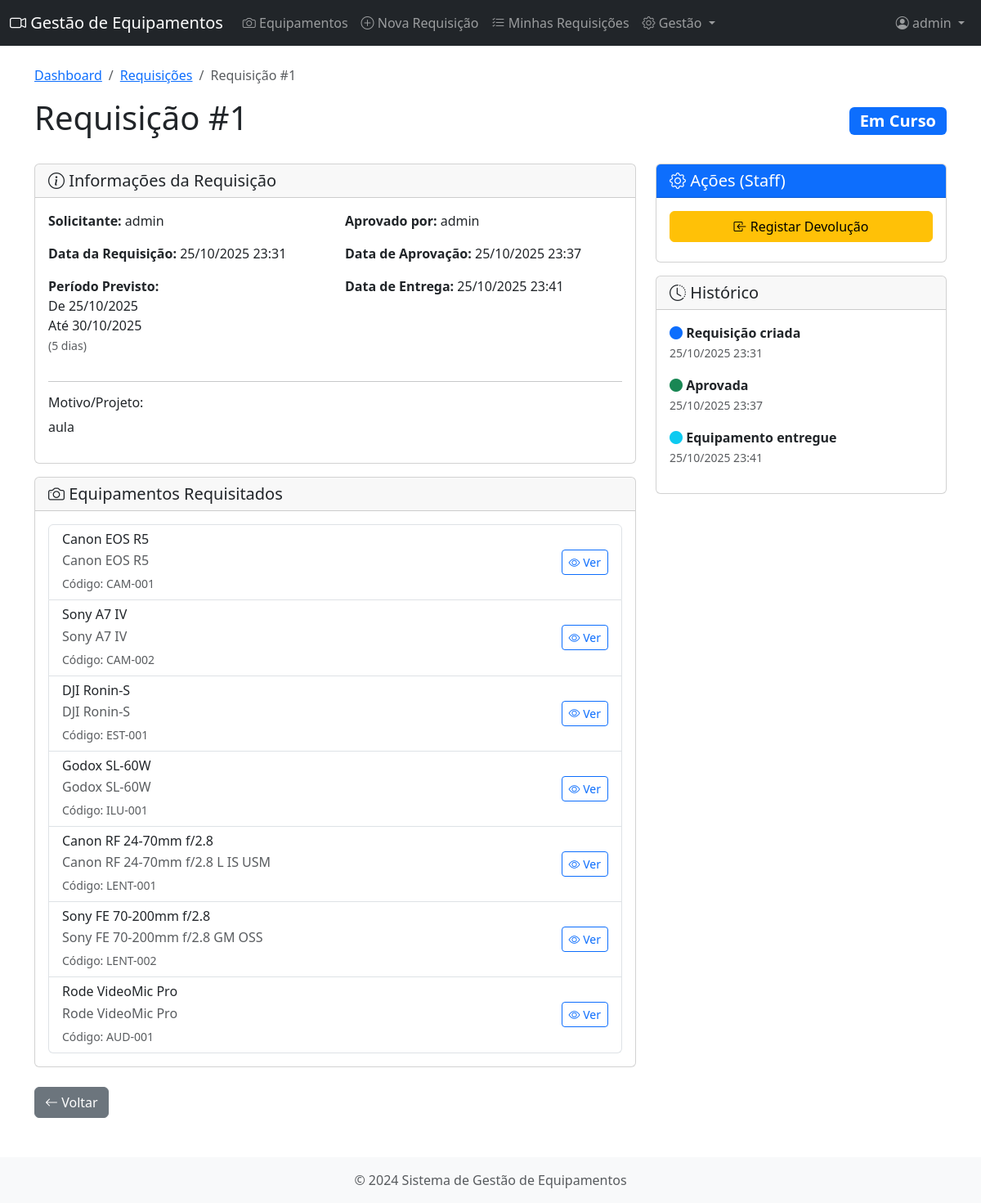
The page /requisicoes/1/ (signed in) on the database its author committed.
### equipamentos/models.py (models this page shows, shortened)
class Requisicao(models.Model):
    ESTADO_CHOICES = [
        ('pendente', 'Pendente'),
        ('aprovada', 'Aprovada'),
        ('rejeitada', 'Rejeitada'),
        ('em_curso', 'Em Curso'),
        ('concluida', 'Concluída'),
        ('atrasada', 'Atrasada'),
    ]
    utilizador = models.ForeignKey(User, on_delete=models.PROTECT, related_name='requisicoes')
    equipamentos = models.ManyToManyField(Equipamento, related_name='requisicoes')
    data_requisicao = models.DateTimeField(auto_now_add=True)
    data_inicio_prevista = models.DateField()
    data_fim_prevista = models.DateField()
    data_entrega_real = models.DateTimeField(null=True, blank=True)
    data_devolucao_real = models.DateTimeField(null=True, blank=True)
    motivo = models.TextField(help_text="Motivo/projeto para o qual necessita do equipamento")
    observacoes_requisicao = models.TextField(blank=True)
    observacoes_aprovacao = models.TextField(blank=True)
    observacoes_devolucao = models.TextField(blank=True)
    estado = models.CharField(max_length=20, choices=ESTADO_CHOICES, default='pendente')
    aprovado_por = models.ForeignKey(User, on_delete=models.SET_NULL, null=True, blank=True,
                                     related_name='requisicoes_aprovadas')
    data_aprovacao = models.DateTimeField(null=True, blank=True)
    class Meta:
        verbose_name = "Requisição"
        verbose_name_plural = "Requisições"
        ordering = ['-data_requisicao']
    def duracao_prevista(self):
        if self.data_inicio_prevista and self.data_fim_prevista:
            return (self.data_fim_prevista - self.data_inicio_prevista).days
        return 0

class Equipamento(models.Model):
    ESTADO_CHOICES = [
        ('disponivel', 'Disponível'),
        ('emprestado', 'Emprestado'),
        ('manutencao', 'Em Manutenção'),
        ('inativo', 'Inativo'),
    ]
    categoria = models.ForeignKey(CategoriaEquipamento, on_delete=models.PROTECT, related_name='equipamentos')
    nome = models.CharField(max_length=200)
    marca = models.CharField(max_length=100)
    modelo = models.CharField(max_length=100)
    numero_serie = models.CharField(max_length=100, unique=True)
    codigo_interno = models.CharField(max_length=50, unique=True, help_text="Código de identificação interna")
    descricao = models.TextField(blank=True)
    estado = models.CharField(max_length=20, choices=ESTADO_CHOICES, default='disponivel')
    valor_estimado = models.DecimalField(max_digits=10, decimal_places=2, validators=[MinValueValidator(0)])
    data_aquisicao = models.DateField()
    observacoes = models.TextField(blank=True)
    imagem = models.ImageField(upload_to='equipamentos/', blank=True, null=True)
    class Meta:
        verbose_name = "Equipamento"
        verbose_name_plural = "Equipamentos"
        ordering = ['categoria', 'nome']

### equipamentos/views.py (the view)
# urls.py: path('requisicoes/<int:pk>/', views.detalhe_requisicao, name='detalhe_requisicao'),
@login_required
def detalhe_requisicao(request, pk):
    requisicao = get_object_or_404(Requisicao, pk=pk)
    if not request.user.is_staff and requisicao.utilizador != request.user:
        return HttpResponseForbidden("Não tem permissão para ver esta requisição.")
    context = {
        'requisicao': requisicao,
    }
    return render(request, 'equipamentos/detalhe_requisicao.html', context)

### templates/equipamentos/detalhe_requisicao.html (shortened to what this page needs)
{% extends 'base.html' %}
{% block content %}
<nav aria-label="breadcrumb">
    <ol class="breadcrumb">
        <li class="breadcrumb-item"><a href="{% url 'dashboard' %}">Dashboard</a></li>
        <li class="breadcrumb-item"><a href="{% url 'minhas_requisicoes' %}">Requisições</a></li>
        <li class="breadcrumb-item active">Requisição #{{ requisicao.id }}</li>
    </ol>
</nav>
<div class="d-flex justify-content-between align-items-center mb-4">
    <h1>Requisição #{{ requisicao.id }}</h1>
    {% if requisicao.estado == 'pendente' %}
        <span class="badge bg-warning text-dark fs-5">{{ requisicao.get_estado_display }}</span>
    {% elif requisicao.estado == 'aprovada' %}
        <span class="badge bg-success fs-5">{{ requisicao.get_estado_display }}</span>
    {% elif requisicao.estado == 'rejeitada' %}
        <span class="badge bg-danger fs-5">{{ requisicao.get_estado_display }}</span>
    {% elif requisicao.estado == 'em_curso' %}
        <span class="badge bg-primary fs-5">{{ requisicao.get_estado_display }}</span>
    {% elif requisicao.estado == 'concluida' %}
        <span class="badge bg-secondary fs-5">{{ requisicao.get_estado_display }}</span>
    {% endif %}
</div>
<div class="row">
    <div class="col-md-8">
        <div class="card mb-3">
            <div class="card-header">
                <h5 class="mb-0"><i class="bi bi-info-circle"></i> Informações da Requisição</h5>
            </div>
            <div class="card-body">
                <div class="row">
                    <div class="col-md-6">
                        <p><strong>Solicitante:</strong> {{ requisicao.utilizador.get_full_name|default:requisicao.utilizador.username }}</p>
                        <p><strong>Data da Requisição:</strong> {{ requisicao.data_requisicao|date:"d/m/Y H:i" }}</p>
                        <p><strong>Período Previsto:</strong><br>
                           De {{ requisicao.data_inicio_prevista|date:"d/m/Y" }}<br>
                           Até {{ requisicao.data_fim_prevista|date:"d/m/Y" }}<br>
                           <small class="text-muted">({{ requisicao.duracao_prevista }} dias)</small>
                        </p>
                    </div>
                    <div class="col-md-6">
                        {% if requisicao.aprovado_por %}
                        <p><strong>Aprovado por:</strong> {{ requisicao.aprovado_por.get_full_name|default:requisicao.aprovado_por.username }}</p>
                        <p><strong>Data de Aprovação:</strong> {{ requisicao.data_aprovacao|date:"d/m/Y H:i" }}</p>
                        {% endif %}
                        {% if requisicao.data_entrega_real %}
                        <p><strong>Data de Entrega:</strong> {{ requisicao.data_entrega_real|date:"d/m/Y H:i" }}</p>
                        {% endif %}
                    </div>
                </div>
                <hr>
                <h6>Motivo/Projeto:</h6>
                <p>{{ requisicao.motivo }}</p>
            </div>
        </div>
        <div class="card">
            <div class="card-header">
                <h5 class="mb-0"><i class="bi bi-camera"></i> Equipamentos Requisitados</h5>
            </div>
            <div class="card-body">
                <div class="list-group">
                    {% for equipamento in requisicao.equipamentos.all %}
                    <div class="list-group-item">
                        <div class="d-flex justify-content-between align-items-center">
                            <div>
                                <h6 class="mb-1">{{ equipamento.nome }}</h6>
                                <p class="mb-1 text-muted">{{ equipamento.marca }} {{ equipamento.modelo }}</p>
                                <small class="text-muted">Código: {{ equipamento.codigo_interno }}</small>
                            </div>
                            <div>
                                <a href="{% url 'detalhe_equipamento' equipamento.id %}" class="btn btn-sm btn-outline-primary">
                                    <i class="bi bi-eye"></i> Ver
                                </a>
                            </div>
                        </div>
                    </div>
                    {% endfor %}
                </div>
            </div>
        </div>
    </div>
    <div class="col-md-4">
        {% if user.is_staff %}
        <div class="card mb-3">
            <div class="card-header bg-primary text-white">
                <h5 class="mb-0"><i class="bi bi-gear"></i> Ações (Staff)</h5>
            </div>
            <div class="card-body">
                {% if requisicao.estado == 'pendente' %}
                <a href="{% url 'aprovar_requisicao' requisicao.id %}" class="btn btn-success w-100 mb-2">
                    <i class="bi bi-check-circle"></i> Aprovar/Rejeitar
                </a>
                {% elif requisicao.estado == 'aprovada' %}
                <a href="{% url 'registar_entrega' requisicao.id %}" class="btn btn-primary w-100 mb-2">
                    <i class="bi bi-box-arrow-right"></i> Registar Entrega
                </a>
                {% elif requisicao.estado == 'em_curso' %}
                <a href="{% url 'registar_devolucao' requisicao.id %}" class="btn btn-warning w-100 mb-2">
                    <i class="bi bi-box-arrow-in-left"></i> Registar Devolução
                </a>
                {% endif %}
            </div>
        </div>
        {% endif %}
        <div class="card">
            <div class="card-header">
                <h5 class="mb-0"><i class="bi bi-clock-history"></i> Histórico</h5>
            </div>
            <div class="card-body">
                <ul class="list-unstyled">
                    <li class="mb-3">
                        <i class="bi bi-circle-fill text-primary"></i>
                        <strong>Requisição criada</strong><br>
                        <small class="text-muted">{{ requisicao.data_requisicao|date:"d/m/Y H:i" }}</small>
                    </li>
                    {% if requisicao.data_aprovacao %}
                    <li class="mb-3">
                        <i class="bi bi-circle-fill {% if requisicao.estado == 'rejeitada' %}text-danger{% else %}text-success{% endif %}"></i>
                        <strong>{% if requisicao.estado == 'rejeitada' %}Rejeitada{% else %}Aprovada{% endif %}</strong><br>
                        <small class="text-muted">{{ requisicao.data_aprovacao|date:"d/m/Y H:i" }}</small>
                    </li>
                    {% endif %}
                    {% if requisicao.data_entrega_real %}
                    <li class="mb-3">
                        <i class="bi bi-circle-fill text-info"></i>
                        <strong>Equipamento entregue</strong><br>
                        <small class="text-muted">{{ requisicao.data_entrega_real|date:"d/m/Y H:i" }}</small>
                    </li>
                    {% endif %}
                </ul>
            </div>
        </div>
    </div>
</div>
<div class="mt-4">
    <a href="{% url 'minhas_requisicoes' %}" class="btn btn-secondary">
        <i class="bi bi-arrow-left"></i> Voltar
    </a>
</div>
{% endblock %}

### templates/base.html (shortened to what this page needs)
{% load static %}
<!DOCTYPE html>
<html lang="pt">
<head>
    <link href="https://cdn.jsdelivr.net/npm/bootstrap@5.3.0/dist/css/bootstrap.min.css" rel="stylesheet">
    <link rel="stylesheet" href="https://cdn.jsdelivr.net/npm/bootstrap-icons@1.11.0/font/bootstrap-icons.css">
    <link rel="stylesheet" href="{% static 'css/websockets.css' %}">
</head>
<body>
    <nav class="navbar navbar-expand-lg navbar-dark bg-dark">
        <div class="container-fluid">
            <a class="navbar-brand" href="{% url 'dashboard' %}">
                <i class="bi bi-camera-video"></i> Gestão de Equipamentos
            </a>
            <div class="collapse navbar-collapse" id="navbarNav">
                <ul class="navbar-nav me-auto">
                    <li class="nav-item">
                        <a class="nav-link" href="{% url 'listar_equipamentos' %}">
                            <i class="bi bi-camera"></i> Equipamentos
                        </a>
                    </li>
                    <li class="nav-item">
                        <a class="nav-link" href="{% url 'criar_requisicao' %}">
                            <i class="bi bi-plus-circle"></i> Nova Requisição
                        </a>
                    </li>
                    <li class="nav-item">
                        <a class="nav-link" href="{% url 'minhas_requisicoes' %}">
                            <i class="bi bi-list-check"></i> Minhas Requisições
                        </a>
                    </li>
                    {% if user.is_staff %}
                    <li class="nav-item dropdown">
                        <a class="nav-link dropdown-toggle" href="#" role="button" data-bs-toggle="dropdown">
                            <i class="bi bi-gear"></i> Gestão
                        </a>
                    </li>
                    {% endif %}
                </ul>
                <ul class="navbar-nav">
                    <li class="nav-item dropdown">
                        <a class="nav-link dropdown-toggle" href="#" role="button" data-bs-toggle="dropdown">
                            <i class="bi bi-person-circle"></i> {{ user.get_full_name|default:user.username }}
                        </a>
                    </li>
                </ul>
            </div>
        </div>
    </nav>
    <main class="container my-4">
        {% block content %}{% endblock %}
    </main>
    <footer class="bg-light text-center text-muted py-3 mt-5">
        <div class="container">
            <p class="mb-0">&copy; 2024 Sistema de Gestão de Equipamentos</p>
        </div>
    </footer>
</body>
</html>

### static/css/websockets.css (style rules this page uses)
.nav-item { position: relative; }

### templates/base.html (style rules this page uses)
.nav-item { position: relative; }

### rows shown on the page
Requisicao: id "1", estado "Em Curso", utilizador.get_full_name "admin", data_requisicao "25/10/2025 23:31", data_inicio_prevista "25/10/2025", data_fim_prevista "30/10/2025", duracao_prevista "5", aprovado_por.get_full_name "admin", data_aprovacao "25/10/2025 23:37", data_entrega_real "25/10/2025 23:41", motivo "aula"
Equipamento: nome "Canon EOS R5", marca "Canon", modelo "EOS R5", codigo_interno "CAM-001"
Equipamento: nome "Sony A7 IV", marca "Sony", modelo "A7 IV", codigo_interno "CAM-002"
Equipamento: nome "DJI Ronin-S", marca "DJI", modelo "Ronin-S", codigo_interno "EST-001"
Equipamento: nome "Godox SL-60W", marca "Godox", modelo "SL-60W", codigo_interno "ILU-001"
Equipamento: nome "Canon RF 24-70mm f/2.8", marca "Canon", modelo "RF 24-70mm f/2.8 L IS USM", codigo_interno "LENT-001"
Equipamento: nome "Sony FE 70-200mm f/2.8", marca "Sony", modelo "FE 70-200mm f/2.8 GM OSS", codigo_interno "LENT-002"
Equipamento: nome "Rode VideoMic Pro", marca "Rode", modelo "VideoMic Pro", codigo_interno "AUD-001"

### other values the page prints
{{ user.get_full_name|default:user.username }} "admin"
